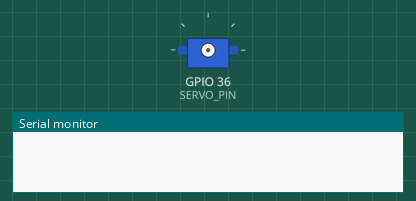
Bench run of a sketch on a simulated ESP32. Shown: servo, the last lines printed to the serial monitor. Servo pulses on a pin are drawn as a servo (544–2400 µs = 0–180°).

Above: at 0.0 s.
At 4.6 s:
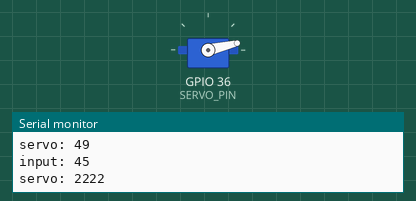
At 8.6 s:
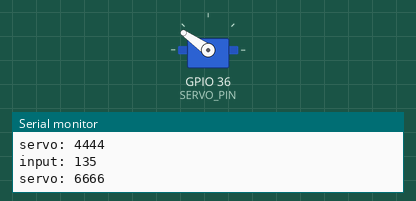
At 17.1 s:
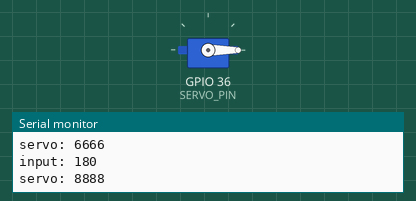
Timing chart, 0 to 18.6 s (numbered marks = the images above):
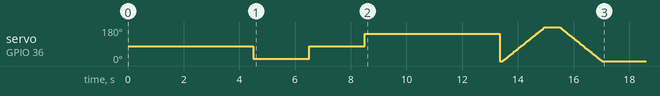

The sketch:

ESP32_ServoMotor.ino
```cpp
#define BASE_STEP      0              // ...it's actually '1',
#define SERVO_STEPS 8888              // number of servo steps
#define ROTATION     180              // servo rotational range
#define RESOLUTION    16              // 16-bit timer resolution
#define LED_CHANNEL    1              // channel 1
#define FREQUENCY     50              // 50 Hz PWM
#define SERVO_PIN     A0              // servo signal-connection pin

void setup()
{
   Serial.begin( 115200 );
   ledcSetup( LED_CHANNEL, FREQUENCY, RESOLUTION );
   ledcAttachPin( SERVO_PIN, LED_CHANNEL );

   delay( 500 );                      // set servo to different positions
   servoPos(  90 ); delay( 2000 );
   servoPos(   1 ); delay( 2000 );
   servoPos(  45 ); delay( 2000 );
   servoPos(  90 ); delay( 2000 );
   servoPos( 135 ); delay( 2000 );
   servoPos( 180 ); delay( 2000 );

   delay( 500 );                      // sweep servo CCW and CW
   sweep( 25 );
}


void loop()
{
  if ( Serial.available() > 0 )       // set servo to serial iput value
  {

    servoPos( Serial.parseInt() );
  }
}


void sweep( int t )
{
   for ( int i = BASE_STEP ; i <= SERVO_STEPS ; i += 100 )
   {
      ledcWrite( LED_CHANNEL, i );
      delay( t );
   }
   for ( int i = SERVO_STEPS ; i >= BASE_STEP ; i -= 100 )
   {
      ledcWrite( LED_CHANNEL, i );
      delay( t );
   }
}


void servoPos( int p )
{
  int value = (float)SERVO_STEPS / (float)ROTATION * (float)p;
  ledcWrite( LED_CHANNEL, value );

  if ( p > 0 )
  {
    Serial.print( "input: " ); Serial.println( p );
    Serial.print( "servo: " ); Serial.println( value );
    Serial.println();
  }
}
```
